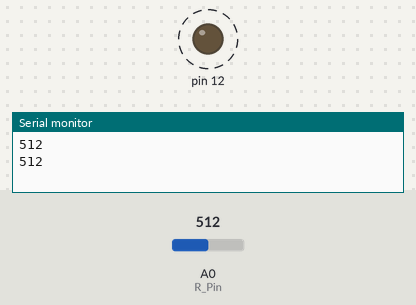
Simulated run of this sketch. Board: Arduino Uno, built with avr-gcc and run on an emulated ATmega328P. Shown: output pins drawn as LEDs (lit = HIGH), the last lines printed to the serial monitor. Dashed ring = blinking. The inputs (shaded band) are chosen by the test bench; at power-on: A0 (R_Pin) = 512.

Above: at 1.8 s.
1.9 s: A0 (R_Pin) set to 306
At 2.2 s:
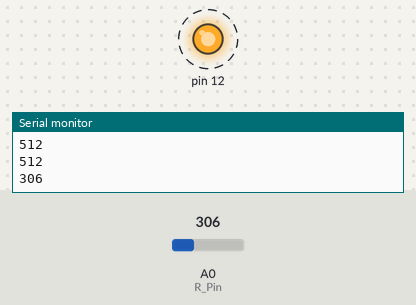
5.4 s: A0 (R_Pin) set to 122
At 5.56 s:
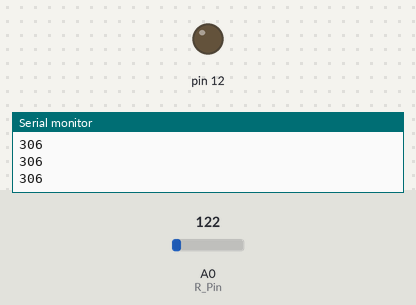
Timing chart, 0 to 14.9 s (numbered marks = the images above; inputs shaded):
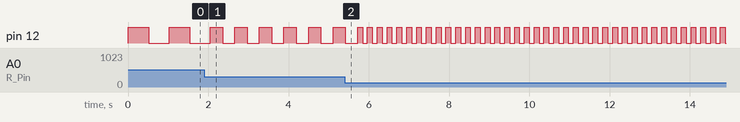

The sketch:

arduino_poti.ino
```cpp
int R_Pin = A0;
int R =0;


void setup() {

  Serial.begin(9600);
  pinMode(12,OUTPUT);

  pinMode(R_Pin,INPUT);

}

void loop() {

  R=analogRead(R_Pin);
  Serial.println(R);

  digitalWrite(12,HIGH);
  delay(R);
  digitalWrite(12,LOW);
  delay(R);


}
```

Measured:
- after the input at 1.9 s, pin 12: alternates HIGH for 0.31 s and LOW for 0.31 s, starting after 0.46 s
- by itself, pin 12: alternates HIGH for 0.51 s and LOW for 0.51 s
